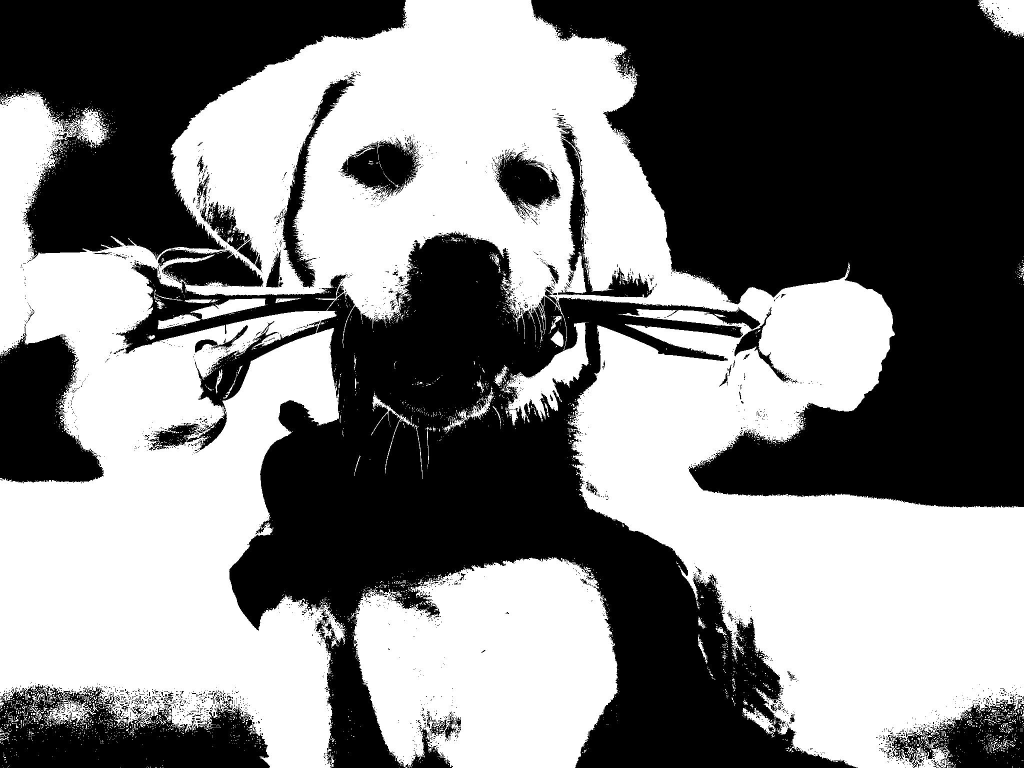
#> input picture Q1/Reduced_intensity_2.jpg, 2048 x 1536 px, given in place of dog.jpg, which was not available (shown at 1/2 size)
$ python 'Simple spatial.py'
#> lines starting #> are read from the running program, lines starting #| are printed output that depends on the picture; pictures that were not available may be replaced by others from this repository, and a replacement may not be noted
#Q2
#Load an image and then perform a simple spatial 3x3 average of image pixels.
#Repeat the process for a 10x10 neighborhood and again for a 20x20 neighborhood.


import cv2
import numpy as np

#Loading the image using open cv
image = cv2.imread('dog.jpg')
#> image is the input picture: shape (1536, 2048, 3); min 0, max 255, mean 126.7

#Convert to gray scale
image_gray = cv2.cvtColor(image, cv2.COLOR_BGR2GRAY)

#Function to perform spatial 3*3 avarage
def filter(image,neighborhood_size):

#> called with neighborhood_size = 3
    size = neighborhood_size
    padded_image = cv2.copyMakeBorder(image,size, size,size,size,cv2.BORDER_REFLECT)
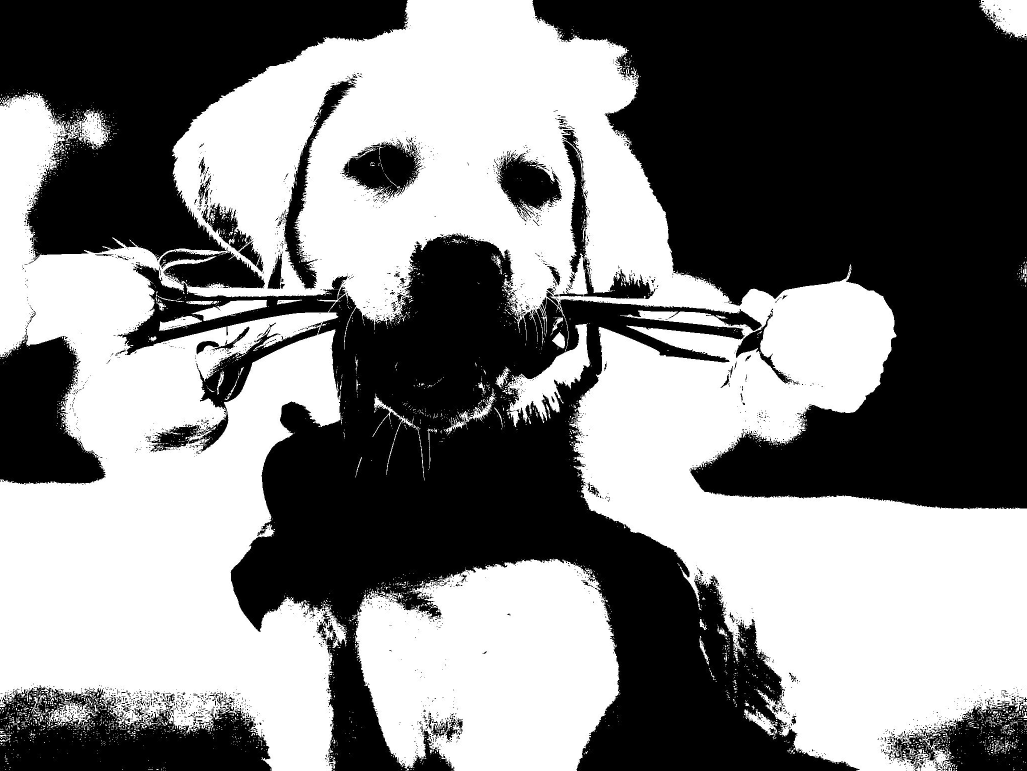
#> padded_image: shape (1542, 2054) (shown at 1/2 size); min 0, max 255, mean 126.4
    kernel = np.ones((neighborhood_size,neighborhood_size),dtype=np.float32) / (neighborhood_size ** 2)
    processed_image = cv2.filter2D(padded_image,-1,kernel)

    return processed_image


#applying the filter process
processed_image1 = filter(image_gray,3)
processed_image2 = filter(image_gray,10)
#> call 2 of filter, with neighborhood_size = 10
#> in filter (call 2), `padded_image = cv2.copyMakeBorder(image,size, size,size,size,cv2.BORDE..`:
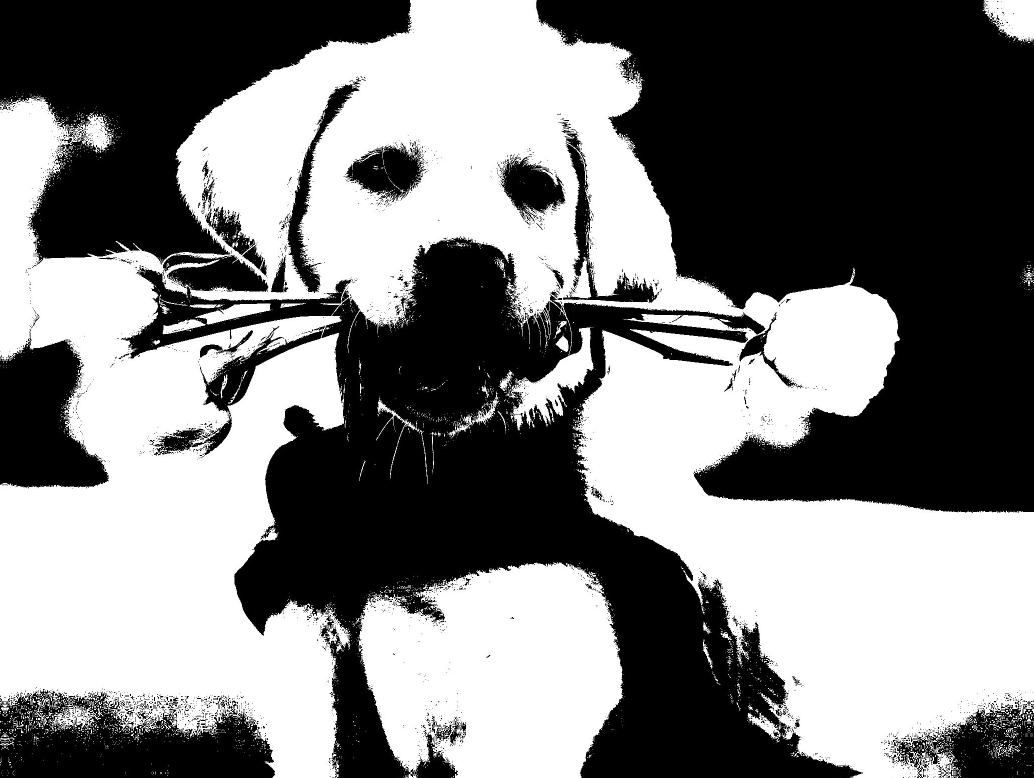
#> padded_image: shape (1556, 2068) (shown at 1/2 size); min 0, max 255, mean 125.7
#> in filter (call 2), `processed_image = cv2.filter2D(padded_image,-1,kernel)`:
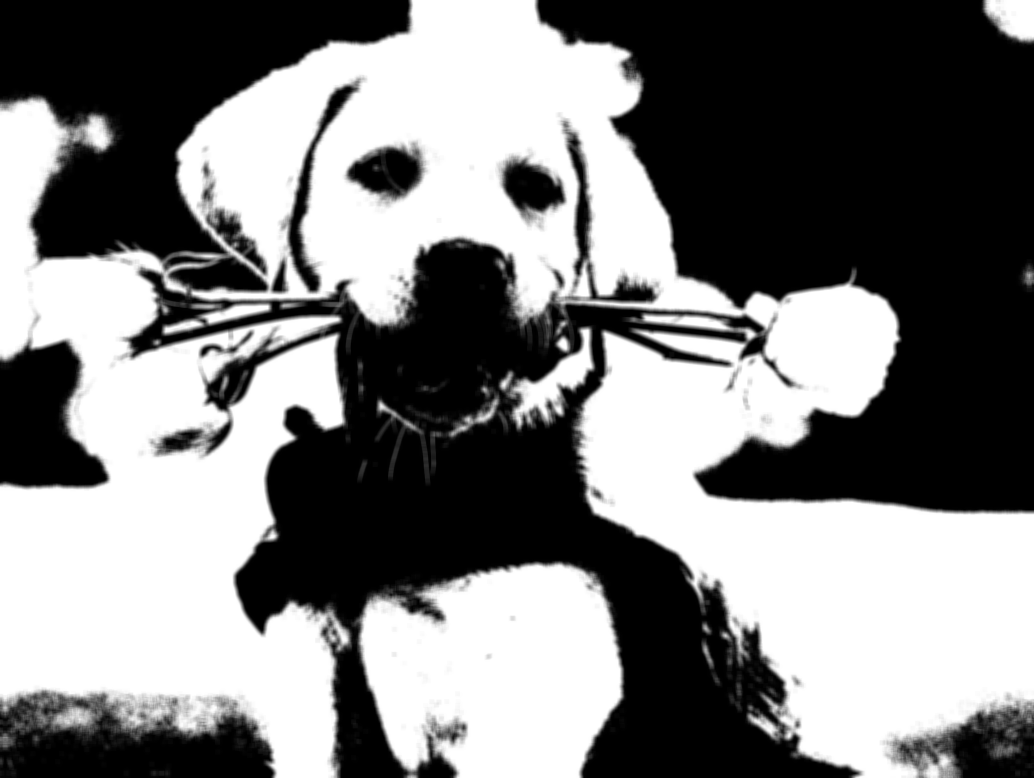
#> processed_image: shape (1556, 2068) (shown at 1/2 size); min 0, max 255, mean 125.7
processed_image3 = filter(image_gray,20)
#> call 3 of filter, with neighborhood_size = 20
#> in filter (call 3), `padded_image = cv2.copyMakeBorder(image,size, size,size,size,cv2.BORDE..`:
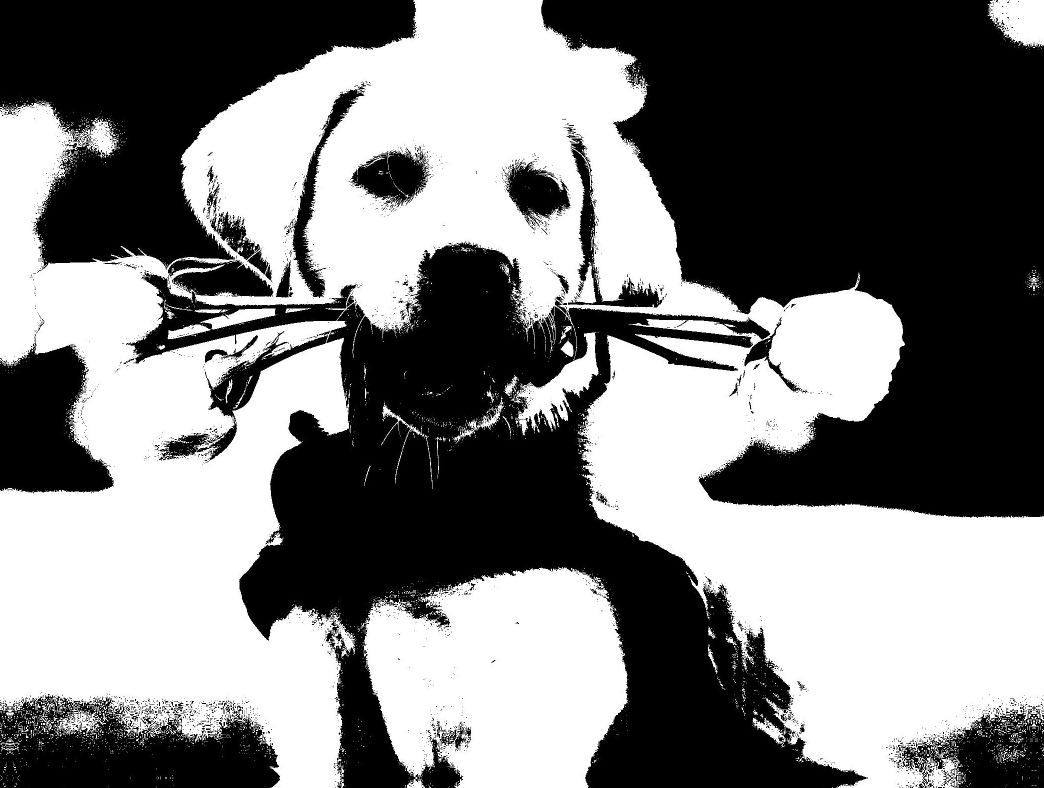
#> padded_image: shape (1576, 2088) (shown at 1/2 size); min 0, max 255, mean 124.8
#> in filter (call 3), `processed_image = cv2.filter2D(padded_image,-1,kernel)`:
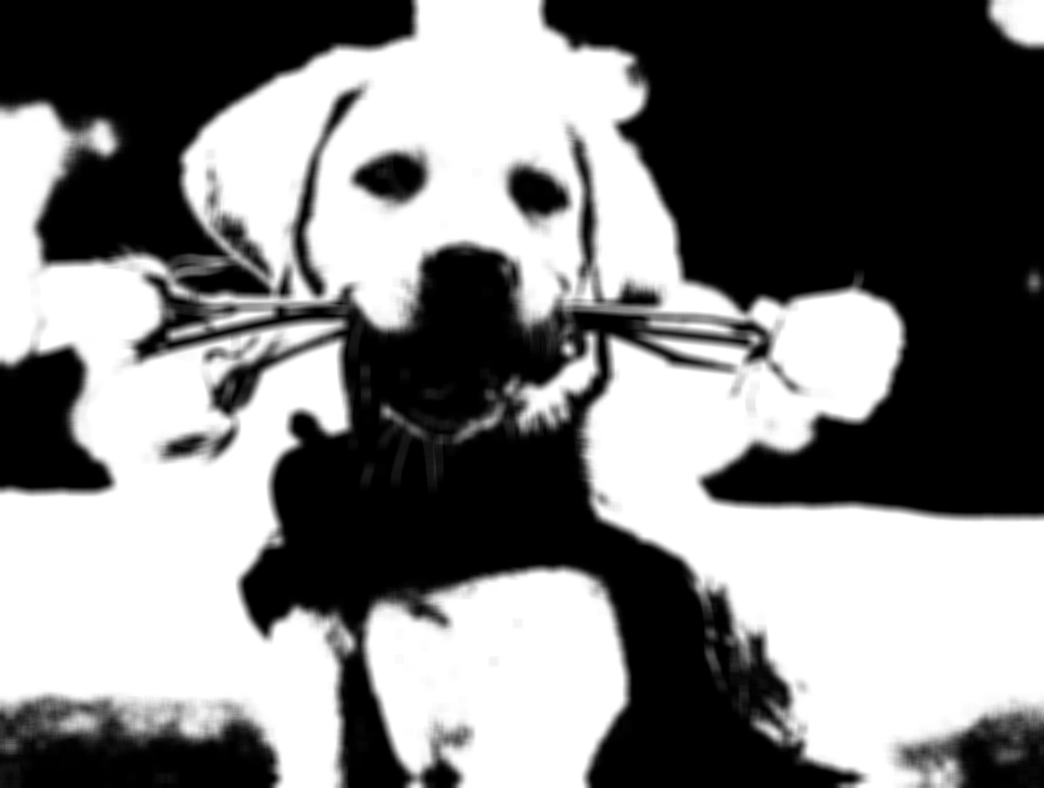
#> processed_image: shape (1576, 2088) (shown at 1/2 size); min 0, max 255, mean 124.8


# Saving the processed images
cv2.imwrite('Q2/Processed image_3x3.jpg', processed_image1)
cv2.imwrite('Q2/Processed image_10x10.jpg', processed_image2)
cv2.imwrite('Q2/Processed image_20x20.jpg', processed_image3)

cv2.waitKey(0)
cv2.destroyAllWindows()

$ run again, on Q1/Reduced_intensity_64.jpg
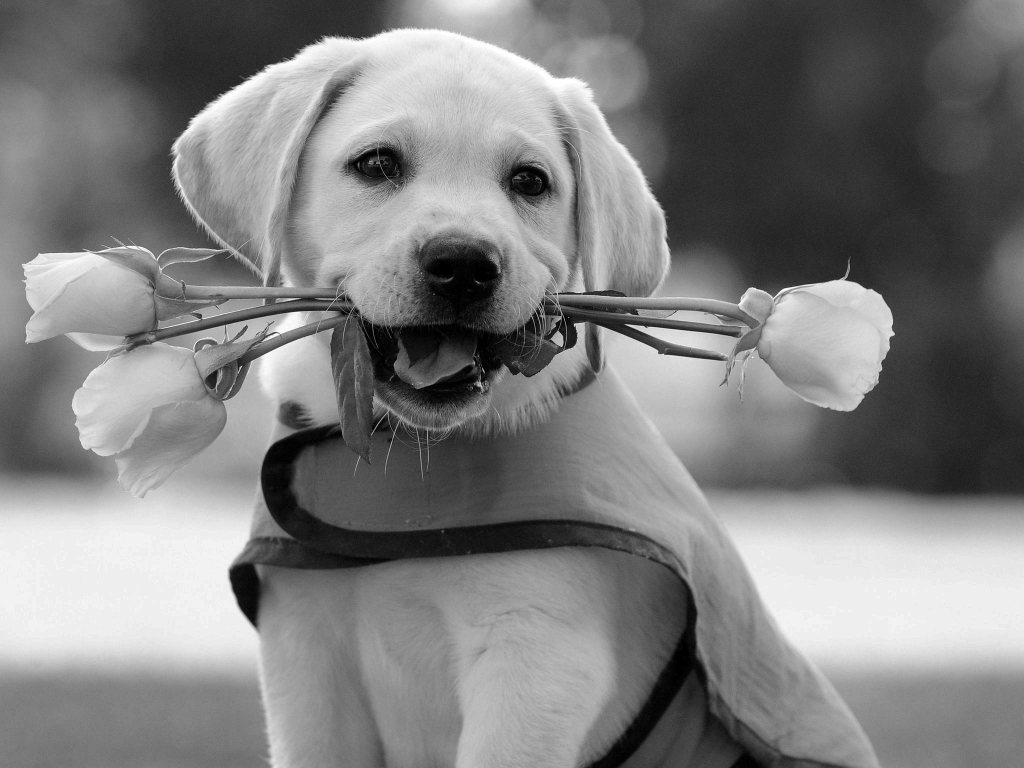
#> input picture Q1/Reduced_intensity_64.jpg, 2048 x 1536 px, given in place of dog.jpg, which was not available (shown at 1/2 size)
#> image is the input picture: shape (1536, 2048, 3); min 0, max 255, mean 126.2
#> in filter (call 2), `padded_image = cv2.copyMakeBorder(image,size, size,size,size,cv2.BORDE..`:
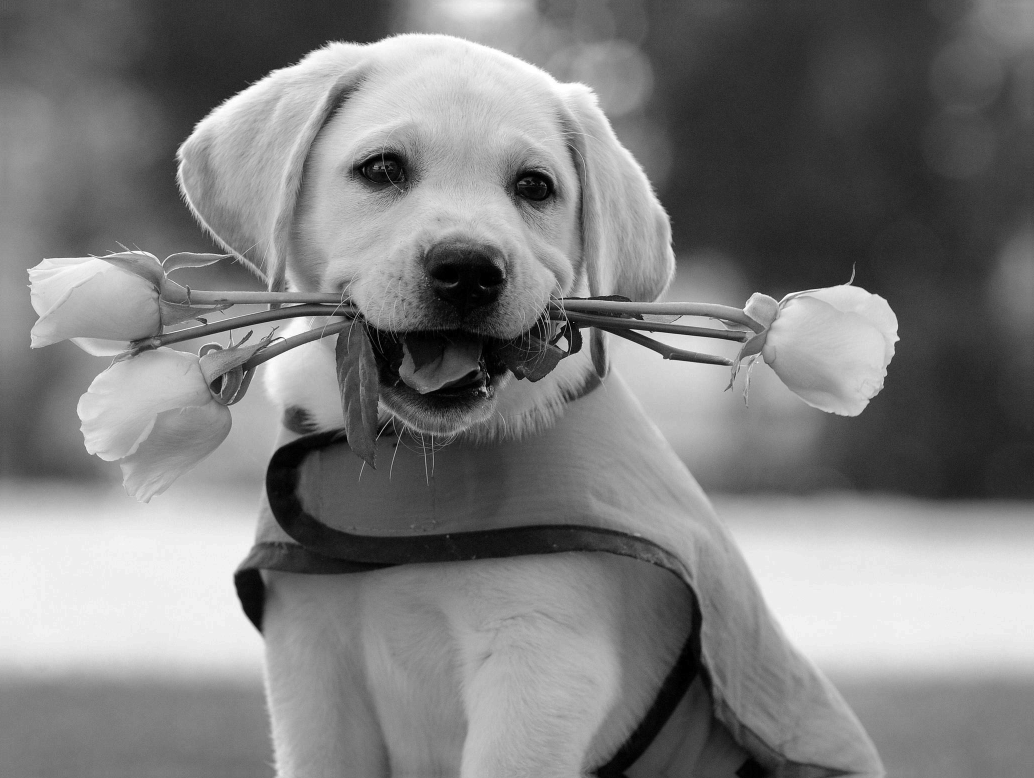
#> padded_image: shape (1556, 2068) (shown at 1/2 size); min 0, max 255, mean 125.9
#> processed_image: shape (1556, 2068)
#> in filter (call 3), `padded_image = cv2.copyMakeBorder(image,size, size,size,size,cv2.BORDE..`:
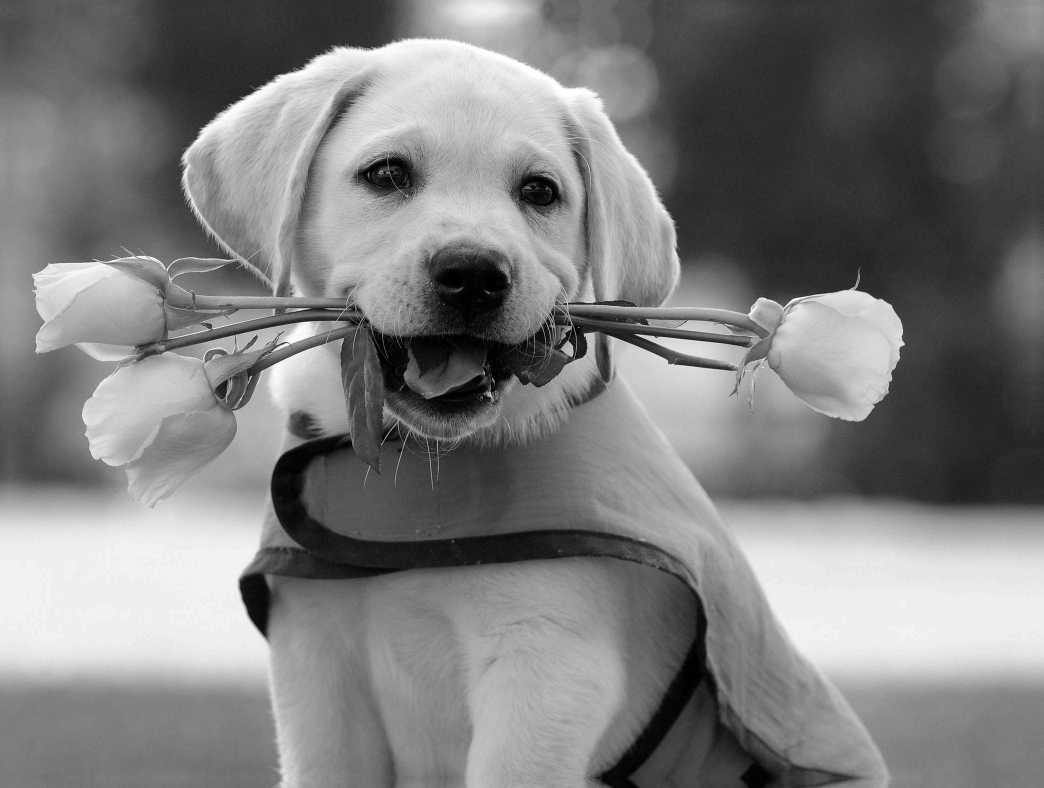
#> padded_image: shape (1576, 2088) (shown at 1/2 size); min 0, max 255, mean 125.6
#> processed_image: shape (1576, 2088)
